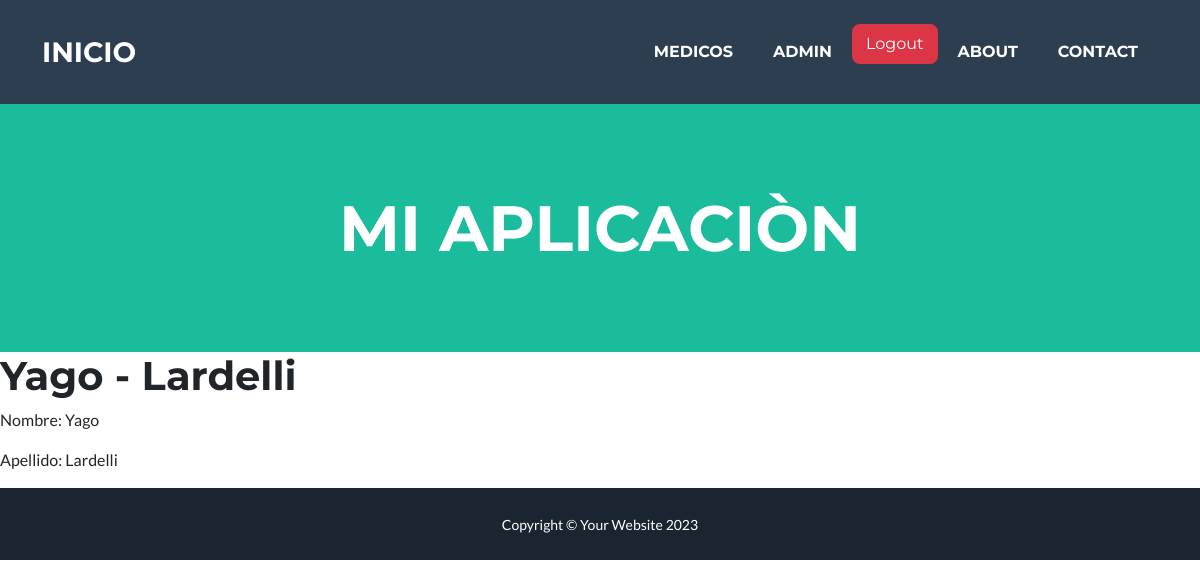
The app's page /medicos/2/ (signed in) with its own data.
### clinica/models.py (models this page shows)
class Medico(models.Model):
    nombre = models.CharField(max_length=20)
    apellido = models.CharField(max_length=20)
    imagen = models.ImageField(upload_to='medicos/', blank=True, null=True)
    def __str__(self):
        return f' {self.nombre} - {self.apellido}'

### clinica/views.py (the view)
# urls.py: path('medicos/<int:pk>/', VistaDetalleMedico.as_view(), name='detalle_medico'),
class VistaDetalleMedico(DetailView):
    model = Medico
    template_name = "clinica/detalle_medico.html"

### clinica/templates/clinica/detalle_medico.html
{% extends "base.html" %}
{% block contenido %}
<h1>{{medico}}</h1>
<p>Nombre: {{medico.nombre}}</h1>
<p>Apellido: {{medico.apellido}}</h1>
{% endblock contenido %}

### templates/base.html (shortened to what this page needs)
<!DOCTYPE html>
<html lang="en">
    {% load static %}
    <head>
        <link href= {% static "css/styles.css" %} rel="stylesheet" />
    </head>
    <body id="page-top">
            <nav class="navbar navbar-expand-lg bg-secondary text-uppercase fixed-top" id="mainNav">
                <div class="container">
                    <a class="navbar-brand" href="{% url 'inicio' %}">Inicio</a>
                    <div class="collapse navbar-collapse" id="navbarResponsive">
                        <ul class="navbar-nav ms-auto">
                            <li class="nav-item mx-0 mx-lg-1"><a class="nav-link py-3 px-0 px-lg-3 rounded" href="{% url 'listado_de_medicos' %}">Medicos</a></li>
                            {% if request.user.is_authenticated %}
                            <li class="nav-item mx-0 mx-lg-1">
                                <a class="nav-link py-3 px-0 px-lg-3 rounded" href="{% url 'editar_perfil' %}">
                                    {{ request.user.username }}
                                </a>
                            </li>
                            <form action="{% url 'logout' %}" method="post">
                                <input class="btn btn-danger" type="submit" value="Logout">
                            </form>
                            {% else %}
                            <li class="nav-item mx-0 mx-lg-1"><a class="btn btn-primary py-3 px-0 px-lg-3 rounded" href="{% url 'login' %}">Login</a></li>
                            <li class="nav-item mx-0 mx-lg-1"><a class="btn btn-info py-3 px-0 px-lg-3 rounded" href="{% url 'registro' %}">Registrarse</a></li>
                            {% endif %}
                            <li class="nav-item mx-0 mx-lg-1"><a class="nav-link py-3 px-0 px-lg-3 rounded" href="#about">About</a></li>
                            <li class="nav-item mx-0 mx-lg-1"><a class="nav-link py-3 px-0 px-lg-3 rounded" href="#contact">Contact</a></li>
                        </ul>
                    </div>
                </div>
            </nav>
        <header class="masthead bg-primary text-white text-center">
            <div class="container d-flex align-items-center flex-column">
                <h1 class="masthead-heading text-uppercase mb-0">Mi Aplicaciòn</h1>
            </div>
        </header>
        {% block contenido %}{% endblock contenido %}
        <div class="copyright py-4 text-center text-white">
            <div class="container"><small>Copyright &copy; Your Website 2023</small></div>
        </div>
    </body>
</html>

### records on screen
Medico: nombre+apellido "Yago - Lardelli", nombre "Yago", apellido "Lardelli"

### other values on screen
{{ request.user.username }} "ADMIN"
